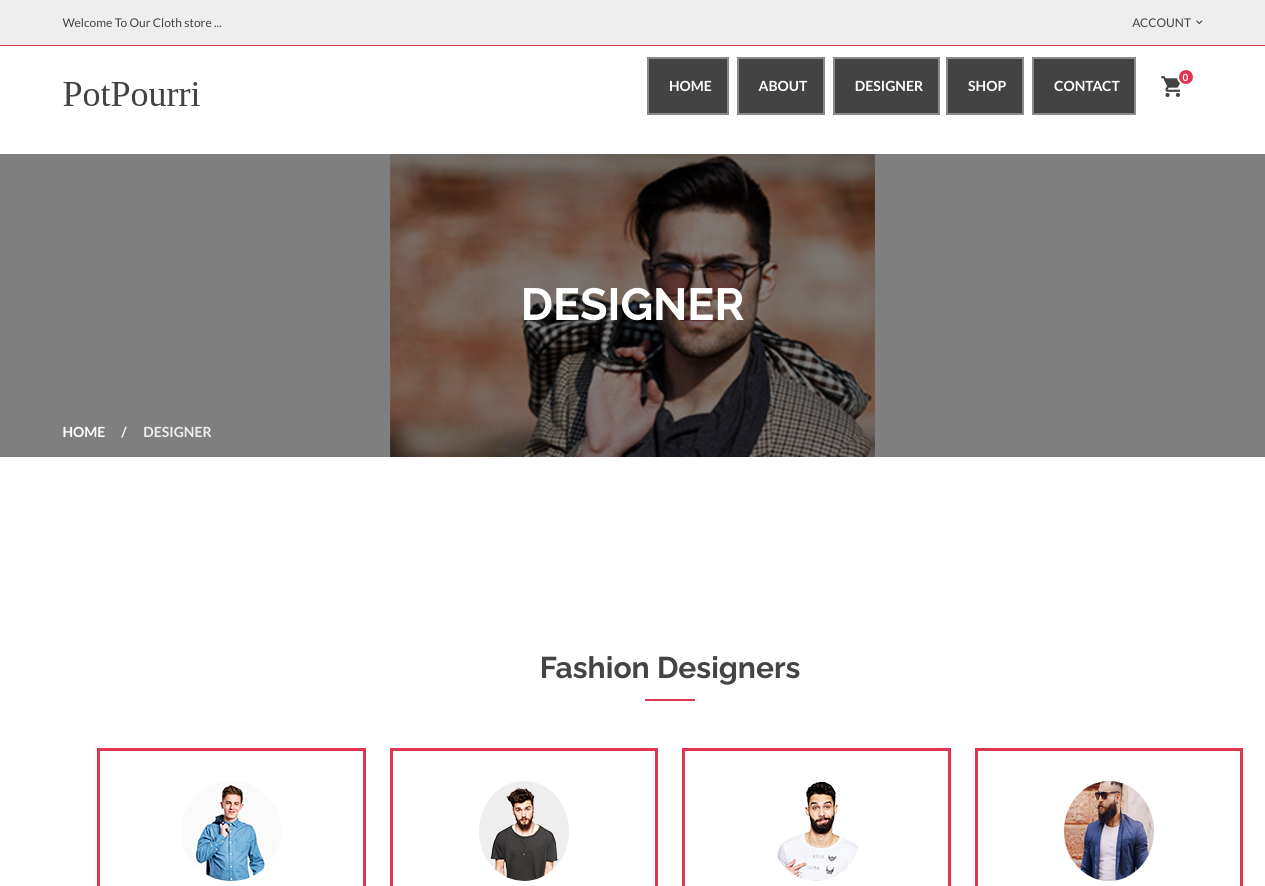
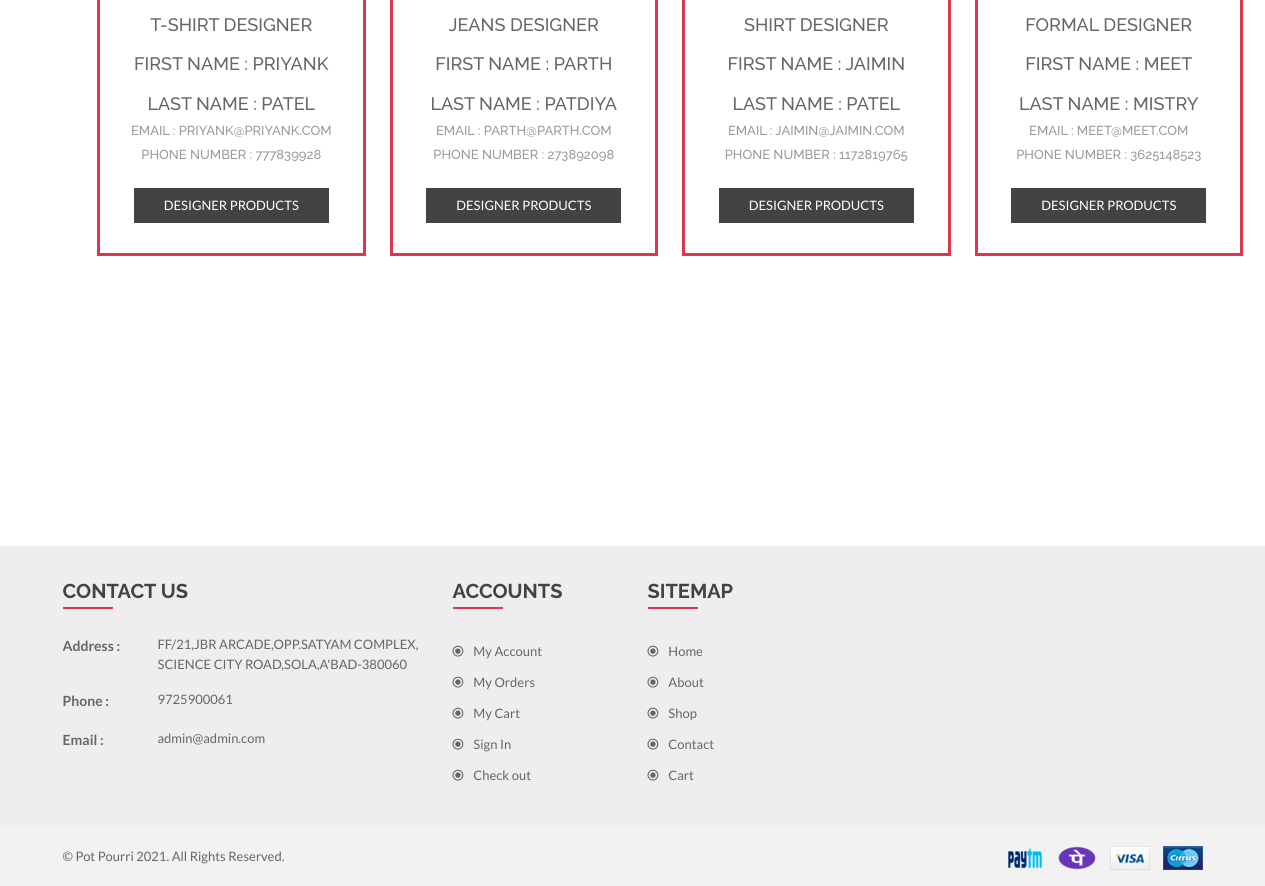
/Designer/ (signed in), run on the app's committed database (2 pictures, top to bottom).
### applications/Designer/models.py (models this page shows, shortened)
class Designer(models.Model):
	Category = models.CharField(max_length = 30)
	first_name = models.CharField(max_length = 30)
	last_name = models.CharField(max_length = 30)
	email = models.EmailField()
	Mobile_number = models.CharField(max_length = 13)
	Profile_pic = models.ImageField(upload_to="DesignerProfilePic")
	status = models.BooleanField(default=False)

### applications/Designer/views.py (the view)
# urls.py: path('',views.Designerview,name="Designerview"),
@login_required(login_url='adminlogin')
def Designerview(r):
        dlist = Designer.objects.filter(status=True)
        context = {
        'dlist':dlist
        }
        return render(r,"designer.html",context)

### templates/designer.html (shortened to what this page needs)
{% extends "index.html" %}
{% load static %}
{% block content %}
<div class="heading-banner-area overlay-bg">
    <div class="container">
        <div class="row">
            <div class="col-md-12">
                <div class="heading-banner">
                    <div class="heading-banner-title">
                        <h2>Designer</h2>
                    </div>
                    <div class="breadcumbs pb-15">
                        <ul>
                            <li><a href="{% url 'index' %}">Home</a></li>
                            <li>Designer</li>
                        </ul>
                    </div>
                </div>
            </div>
        </div>
    </div>
</div>
<div class="area-404  pt-80 pb-80">
	<div class="container-fluid">
		<div class="row">
			<div class="col-lg-12">
				<div class="login-area  pt-80 pb-80">
					<div class="container-fluid">
						<form action="#">
							<div class="row">
								<div class="col-md-12 col-sm-12 col-xs-12">
									<div class="customer-login text-left">
										<div class="main-panel">
											<div class="container-fluid">
												<div class="row">
													<div class="col-md-3 grid-margin stretch-card">
														<div class="card">
				<div class="team-member-area pb-80">
				<div class="container">
					<div class="row">
						<div class="col-lg-12">
							<div class="section-title text-center">
								<h2 class="title-border">Fashion Designers</h2>
							</div>
						</div>
					</div>
					<div class="team-member">
						<div class="row">
							{% for i in dlist %}
								<div class="col-lg-3 col-md-3 col-sm-6 col-xs-12">
								<div class="single-member text-center bg-red mt-25" style="box-shadow: 0px 0px 0px 3px #e03550;">
									<img src="{{i.Profile_pic.url}}" alt="" />
									<h3 class="text-uppercase mt-20">{{i.Category}}</h3>
									<h3 class="text-uppercase mt-20">First Name : {{i.first_name}}</h3>
									<h3 class="text-uppercase mt-20">Last Name : {{i.last_name}}</h3>
									<h4 class="text-uppercase text-gray">Email : {{i.email}}</h4>
									<h4 class="text-uppercase text-gray">Phone Number : {{i.Mobile_number}}</h4>
									<ul class="profile-info-list">
									<a href="{% url 'DesignerProducts' i.id %}" class="button-one submit-button mt-15" data-text="Designer Products">
									Designer Products</a>
									</ul>
								</div>
							</div>
							{% endfor %}
						</div>
					</div>
				</div>
			</div>
												</div>
											</div>
										</div>
									</div>
								</div>
							</div>
						</div>
					</div>
				</form>
			</div>
		</div>
	</div>
</div>
</div>
</div>
{% endblock %}

### static/css/default2.css (style rules this page uses)
.text-gray { color: #999; }
.button-one { background: #efefef none repeat scroll 0 0; display: inline-block; height: 30px; line-height: 30px; overflow: hidden; padding: 0 15px; position: relative; }
.button-one::before { background: #e03550 none repeat scroll 0 0; bottom: 0; color: #fff; content: attr(data-text); left: -100%; position: absolute; text-align: center; top: 0; width: 100%; visibility: hidden; z-index: 11; }
.button-one::after { border: 2px solid #e03550; bottom: 0; content: ""; left: 0; position: absolute; top: 0; width: 100%; z-index: 1; }
.title-border { position: relative; }
.title-border::before { background: #ddd none repeat scroll 0 0; bottom: 0; content: ""; height: 2px; left: 0; position: absolute; width: 50px; }
.section-title h2 { color: #444; font-size: 30px; font-weight: 700; line-height: 22px; margin-bottom: 25px; padding-bottom: 22px; }
.section-title .title-border::before { background: #e03550 none repeat scroll 0 0; margin: 0 auto; right: 0; }
.submit-button { background: #434343 none repeat scroll 0 0; color: #fff; height: 35px; line-height: 35px; padding: 0 30px; text-transform: uppercase; }
.submit-button.button-one::after { border-color: transparent; }
.mt-15 { margin-top: 15px; }
.mt-20 { margin-top: 20px; }
.mt-25 { margin-top: 25px; }
.pb-80 { padding-bottom: 80px; }
.pb-15 { padding-bottom: 15px; }
.pt-80 { padding-top: 80px; }

### static/style5.css (style rules this page uses)
html, body { height: 100%; }
img { max-width:100%;height:auto }
h1, h2, h3, h4, h5, h6 { color: #434343; font-family: 'Raleway', sans-serif; margin: 0 0 10px; }
a { text-decoration:none; color: #434343; }
a, *::before { transition: all 0.3s ease 0s; }
ul { list-style: outside none none; margin: 0; padding: 0 }
body { color: #666; font-family: 'Lato', sans-serif; font-size: 13px; font-weight: 400; line-height: 20px; }
.customer-login { background: #fff none repeat scroll 0 0; padding: 40px; }
.heading-banner-area { background: rgba(0, 0, 0, 0) url("img/bg/1.jpg") no-repeat scroll center center / cover ; }
.heading-banner-title h2 { color: #fff; font-size: 45px; font-weight: 700; line-height: 33px; margin-bottom: 0; padding: 134px 0 101px; text-align: center; text-transform: uppercase; }
.breadcumbs ul { overflow: hidden; }
.breadcumbs li { color: #eee; display: inline-block; float: left; font-size: 14px; font-weight: 700; margin-left: 38px; position: relative; text-transform: uppercase; }
.breadcumbs li:first-child { margin-left: 0px; }
.breadcumbs ul li a { color: #fff; display: block; }
.breadcumbs li::after { color: #fff; content: "/"; left: -22px; position: absolute; top: 0; }
.breadcumbs li:first-child::after { content: ""; }
.overlay-bg { position: relative; }
.overlay-bg::before { background: rgba(0, 0, 0, 0.5) none repeat scroll 0 0; content: ""; height: 100%; left: 0; position: absolute; top: 0; width: 100%; }
.single-member { padding: 30px 15px; transition: all 0.3s ease 0s; }
.single-member img { border-radius: 50%; }
.single-member h3 { color: #666; font-size: 18px; }
.single-member h4 { color: #999; font-size: 13px; }

### data on the page
Designer: Profile_pic (picture), Category "T-SHIRT DESIGNER", first_name "PRIYANK", last_name "PATEL", email "PRIYANK@PRIYANK.COM", Mobile_number "777839928"
Designer: Profile_pic (picture), Category "JEANS DESIGNER", first_name "PARTH", last_name "PATDIYA", email "PARTH@PARTH.COM", Mobile_number "273892098"
Designer: Profile_pic (picture), Category "SHIRT DESIGNER", first_name "JAIMIN", last_name "PATEL", email "JAIMIN@JAIMIN.COM", Mobile_number "1172819765"
Designer: Profile_pic (picture), Category "FORMAL DESIGNER", first_name "MEET", last_name "MISTRY", email "MEET@MEET.COM", Mobile_number "3625148523"

### other printed values
{{ request.session.cart|length }} "0"
